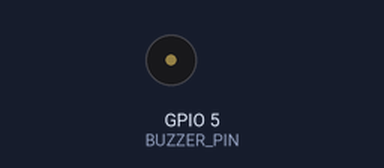
Simulated run of this sketch. Board: ESP32. Parts: buzzer (waves = sounding).

Above: at 0.1 s.
Timing chart, 0 to 1.7 s (numbered marks = the images above):
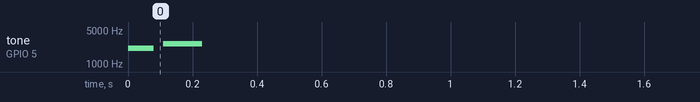

The sketch:

HeartRate_demo.ino
```cpp
// ================================

//            테스트 완료

// ================================

// ========== 예제 특징 ============

//  최종 코드입니다.

// ================================

// ======== 사용 라이브러리 =========
// MAX3010x : 1.1.2
// Adafruit_GFX : 1.12.1
// Adafruit_SSD1306 : 2.5.13
// =================================

// #include <Arduino.h>  // PlatformIO/VSCode 사용 시 권장

#include <Wire.h>
#include <Adafruit_GFX.h>
#include <Adafruit_SSD1306.h>
#include "MAX30105.h"
#include "heartRate.h"
#include "spo2_algorithm.h"

#define LED1_PIN 25
#define LED2_PIN 26

#define BTN1_PIN 36
#define BTN2_PIN 39
#define BTN3_PIN 34
#define BTN4_PIN 35

#define HEART_RATE_PIN 32
#define BUZZER_PIN 5

//  - OLED I2C 핀 (보드에 따라 변경 가능)

#define SCL_OLED_PIN 22
#define SDA_OLED_PIN 21

//  - MAX30102 센서 핀

#define I2C_SCL_PIN 17
#define I2C_SDA_PIN 16

// 예제 선택

// -사용 할 기능을 1로, 나머지는 0으로 둡니다.

#define USE_TEST_LED_BLINK 0
#define USE_TEST_BTN_INPUT 0
#define USE_TEST_OLED_DISPLAY 0
#define USE_TEST_HEART_RATE 0
#define USE_TEST_SPO_2 0
#define USE_TEST_BUZZER 1

// 각각의 예제에 대한 주기 제어

#define LED_INTERVAL_TIME_MS 500
#define BTN_INTERVAL_TIME_MS 500
#define OLED_INTERVAL_TIME_MS 200
#define BUZZER_INTERVAL_TIME_MS 500

// OLED 해상도 및 I2C통신 주소

#define OLED_SCREEN_WIDTH 128
#define OLED_SCREEN_HEIGHT 64
#define OLED_I2C_ADDR 0x3C

// 그래프 크기 및 출력 시작위치

#define GRAPH_WIDTH 120
#define GRAPH_HEIGHT 32
#define GRAPH_START_X 4
#define GRAPH_START_Y 20

#define DISTANCE 90000 // 손가락과 센서사이의 거리

#define BPM_MAX 200 // BPM 최대치
#define BPM_MIN 20  // BPM 최소치

#define SPO_MIN 70 // 산소포화도 최소치

// 변수

// 주기 제어를 위한 변수
uint32_t led_prev_time;
uint32_t btn_prev_time;

// LED ON/OFF 상태 변수
bool led_state = false;

// 심박수 관련 변수

int32_t irValue;     // 적외선으로 검출한 센서 값 저장용 변수
int32_t beatForDiff; // 심박(BPM) 계산용 변수
int32_t lastBeat;    // 심박(BPM) 계산용 변수
int16_t RealBPM;     // 계산된 심박수
uint8_t beatAvg;     // 평균 심박수

// IR 값을 기준으로 그래프 스케일링

int32_t irBuffer[120];       // IR 센서값을 저장하는 그래프 버퍼 (Raw Data)
int32_t bufferIndex = 0;     // 버퍼에서 현재 쓰고 있는 위치
int32_t currentMin = 999999; // 현재 수집 중인 최소값
int32_t currentMax = 0;      // 현재 수집 중인 최대값
int32_t displayMin = 999999; // 화면 표시용 최소값 (스케일링용)
int32_t displayMax = 0;      // 화면 표시용 최대값 (스케일링용)

// ==== 산소 측정 =============================

// 센서 설정값
uint8_t ledBrightness = 60; // Options: 0=Off to 255=50mA
uint8_t sampleAverage = 4;  // Options: 1, 2, 4, 8, 16, 32
uint8_t ledMode = 2;        // Options: 1 = Red only, 2 = Red + IR, 3 = Red + IR + Green
uint8_t sampleRate = 100;   // Options: 50, 100, 200, 400, 800, 1000, 1600, 3200
uint32_t pulseWidth = 411;  // Options: 69, 118, 215, 411
uint32_t adcRange = 4096;   // Options: 2048, 4096, 8192, 16384

uint32_t SPO2_irBuffer[100];  // 적외선 데이터 100개 저장용 배열
uint32_t SPO2_redBuffer[100]; // 빨간빛 데이터 100개 저장용 배열

// 계산 결과 저장 변수
int32_t bufferLength = 100; // 배열 크기 (100개)
int32_t spo2;               // 계산된 산소포화도 값
int8_t validSPO2;           // SPO2 값이 유효한지 여부 (1=유효, 0=무효)
int32_t heartRate;          // 계산된 심박수 값
int8_t validHeartRate;      // 심박수 값이 유효한지 여부

// ==== Buzzer ==============================
// ===== 부저 관련 상수 설명 =====
/*
 * 음표 주파수 정의:
 * NOTE_C7 = 2093Hz  // 높은 도 음
 * NOTE_E7 = 2637Hz  // 높은 미 음
 *
 * melody[] 배열:
 * - 재생할 음표들의 주파수를 순서대로 저장
 * - 0은 쉼표(무음)를 의미
 * - 현재: 도-미-쉼표 순서로 재생
 *
 * durations[] 배열:
 * - 각 음표의 재생 시간(밀리초)
 * - melody 배열과 순서가 일치해야 함
 * - 현재: 80ms-120ms-50ms
 *
 * 부저 동작 원리:
 * - tone() 함수는 지정된 주파수로 사각파를 생성
 * - 주파수가 높을수록 높은 음, 낮을수록 낮은 음
 * - noTone()으로 소리를 완전히 중지
 */

#define NOTE_C7 2093
#define NOTE_E7 2637

int melody[] = {
    NOTE_C7, NOTE_E7, 0};

int durations[] = {
    80, 120, 50};

// ======= OLED 초기화 =============
Adafruit_SSD1306 display(OLED_SCREEN_WIDTH, OLED_SCREEN_HEIGHT, &Wire1, -1);

// MAX3010x 인스턴스 생성
MAX30105 sensor;


// 함수 프로토 타입 선언

void ledBlinkInit();
void ledBlinkTask();
void btnInputInit();
void btnInputTask();
void oledDisplayInit();
void heartRateInit();
void heartRateTask();
void drawHeartRateGraph();
void SPO_Init();
void SPO_Task();
void Buzzer_Init();
void BuzzerTask();


void setup()
{

  Serial.begin(115200);
  Wire1.begin(SDA_OLED_PIN, SCL_OLED_PIN);
  Wire.begin(I2C_SDA_PIN, I2C_SCL_PIN, 100000);

  ledBlinkInit();
  btnInputInit();
  oledDisplayInit();
  heartRateInit();
  SPO_Init();
  Buzzer_Init();
}

void loop()
{

  ledBlinkTask();
  btnInputTask();
  heartRateTask();
  SPO_Task();
  BuzzerTask();
}

// ============ Custom 함수 =================

//
//////////////////////////////////////////////////////////////////////////////////////////
//

void ledBlinkInit()
{
#if USE_TEST_LED_BLINK

  pinMode(LED1_PIN, OUTPUT);
  pinMode(LED2_PIN, OUTPUT);

#endif
}

void ledBlinkTask()
{
#if USE_TEST_LED_BLINK

  if (millis() - led_prev_time >= LED_INTERVAL_TIME_MS) // 500ms마다 led1,2 토글
  {
    led_prev_time = millis(); // cpu 가동시간으로 부터 시간 측정

    led_state = !led_state;
    digitalWrite(LED1_PIN, led_state ? HIGH : LOW);
    digitalWrite(LED2_PIN, led_state ? HIGH : LOW);
  }

#endif
}

//
//////////////////////////////////////////////////////////////////////////////////////////
//

void btnInputInit()
{
#if USE_TEST_BTN_INPUT

  pinMode(BTN1_PIN, INPUT_PULLUP);
  pinMode(BTN2_PIN, INPUT_PULLUP);
  pinMode(BTN3_PIN, INPUT_PULLUP);
  pinMode(BTN4_PIN, INPUT_PULLUP);

#endif
}

void btnInputTask()
{
#if USE_TEST_BTN_INPUT

  int btn_1 = 0;
  int btn_2 = 0;
  int btn_3 = 0;
  int btn_4 = 0;

  if (millis() - btn_prev_time >= BTN_INTERVAL_TIME_MS)
  {
    btn_prev_time = millis();

    btn_1 = digitalRead(BTN1_PIN);
    btn_2 = digitalRead(BTN2_PIN);
    btn_3 = digitalRead(BTN3_PIN);
    btn_4 = digitalRead(BTN4_PIN);

    if (btn_1 == LOW)
    {
      Serial.print("BTN1 Push,");
    }
    else
    {
      Serial.print("BTN1 Pull,");
    }

    if (btn_2 == LOW)
    {
      Serial.print("BTN2 Push,");
    }
    else
    {
      Serial.print("BTN2 Pull,");
    }

    if (btn_3 == LOW)
    {
      Serial.print("BTN3 Push,");
    }
    else
    {
      Serial.print("BTN3 Pull,");
    }

    if (btn_4 == LOW)
    {
      Serial.print("BTN4 Push");
    }
    else
    {
      Serial.print("BTN4 Pull");
    }
    Serial.println(",");
  }
#endif
}

//
//////////////////////////////////////////////////////////////////////////////////////////
//

void oledDisplayInit()
{
#if USE_TEST_OLED_DISPLAY

  if (!display.begin(SSD1306_SWITCHCAPVCC, OLED_I2C_ADDR))
  {
    Serial.println(F("SSD1306 초기화 실패"));
    while (true);
  }

  display.clearDisplay();
  display.setTextSize(1);
  display.setTextColor(SSD1306_WHITE);
  display.setCursor(1, 1);
  display.println(F("OLED Test!"));
  display.display();

#endif
}

//
//////////////////////////////////////////////////////////////////////////////////////////
//

void heartRateInit()
{
#if USE_TEST_HEART_RATE

  if (!display.begin(SSD1306_SWITCHCAPVCC, OLED_I2C_ADDR))
  {
    Serial.println(F("SSD1306 초기화 실패"));
    while (true);
  }

  // MAX30105 센서 초기화 및 연결 확인
  if (!sensor.begin(Wire, I2C_SPEED_FAST))
  {
    Serial.println("MAX3010x was not found. Please check wiring/power. ");
    while (1);
  }


  Serial.println("Place your index finger on the sensor with steady pressure.");
  // 센서 설정
  sensor.setup();
  sensor.setPulseAmplitudeRed(0x0A);
  sensor.setPulseAmplitudeGreen(0);

#endif
}

void heartRateTask()
{
#if USE_TEST_HEART_RATE

  irValue = sensor.getIR(); // 적외선 센서 값 읽기 (손가락 감지 및 혈류 변화 측정)

  irBuffer[bufferIndex] = irValue; // 값을 그래프용 버퍼에 넣기

  // 최대/최소값 업데이트 (자동 스케일링용)
  if (irValue > currentMax)
  {
    currentMax = irValue;
  }
  if (irValue < currentMin && irValue > 10000)
  {
    currentMin = irValue;
  }

  // 버퍼 인덱스를 다음으로 이동 (0~119 순환)
  bufferIndex = (bufferIndex + 1) % GRAPH_WIDTH;
  // 한 바퀴 돌면 스케일 업데이트
  if (bufferIndex == 0)
  {
    displayMin = currentMin;
    displayMax = currentMax;
    currentMin = 999999;
    currentMax = 0;
  }

  // ========== 심박 감지 및 BPM 계산 ==========
  // checkForBeat(): 라이브러리 내장 함수로 심박의 피크(최고점)를 감지

  if (checkForBeat(irValue) == true)
  {
    // 심박이 감지되었을 때 실행되는 코드

    // 이전 심박과 현재 심박 사이의 시간 간격 계산 (ms)
    beatForDiff = millis() - lastBeat;
    lastBeat = millis();

    // BPM 계산: 60초 ÷ (심박간격을 초단위로 변환)
    // 예) 심박간격이 1000ms(1초)면 → 60÷1 = 60BPM
    RealBPM = 60 / (beatForDiff / 1000.0);
  }

  static uint32_t prevDisp = 0;
  if (millis() - prevDisp >= OLED_INTERVAL_TIME_MS)
  { // 100ms마다 화면 업데이트
    prevDisp = millis();

    display.clearDisplay();
    display.setTextSize(1);
    display.setTextColor(SSD1306_WHITE);

    display.setCursor(0, 0);
    display.print("BPM:");
    display.print((int)RealBPM);

    display.setCursor(0, 8);
    display.print("IR:");
    display.print(irValue / 1000);
    display.print("k");

    drawHeartRateGraph();

    display.setCursor(0, 56);
    if (irValue < DISTANCE)
    {
      display.print("NO FINGER");
    }
    else
    {
      display.print("Signal: OK");
    }

    display.display();
  }

  // 시리얼 출력
  Serial.print("IR=");
  Serial.print(irValue); // 적외선 센서 RAW 값 (손가락 접촉 확인용)
  Serial.print(", BPM=");
  Serial.print(RealBPM); // 현재 측정된 심박수

  // ========== 손가락 접촉 상태 확인 ==========
  // irValue가 100000보다 작으면 손가락이 제대로 접촉되지 않은 상태

  if (irValue < DISTANCE)
  {
    Serial.print(" No finger?");
  }
  Serial.println();

#endif
}

void drawHeartRateGraph()
{
  #if USE_TEST_HEART_RATE
  // 그래프 테두리
  display.drawRect(GRAPH_START_X - 1, GRAPH_START_Y - 1, GRAPH_WIDTH + 2, GRAPH_HEIGHT + 2, SSD1306_WHITE);

  // 스케일링 범위가 유효한 경우에만 그래프 그리기
  if (displayMax > displayMin && displayMax > 10000)
  {

    for (int i = 1; i < GRAPH_WIDTH; i++)
    {
      int currentIndex = (bufferIndex + i - 1) % GRAPH_WIDTH;
      int nextIndex = (bufferIndex + i) % GRAPH_WIDTH;

      // 자동 스케일링으로 Y 좌표 계산
      int y1 = map(irBuffer[currentIndex], displayMin, displayMax,
                   GRAPH_START_Y + GRAPH_HEIGHT - 1, GRAPH_START_Y);
      int y2 = map(irBuffer[nextIndex], displayMin, displayMax,
                   GRAPH_START_Y + GRAPH_HEIGHT - 1, GRAPH_START_Y);

      // 범위 제한
      y1 = constrain(y1, GRAPH_START_Y, GRAPH_START_Y + GRAPH_HEIGHT - 1);
      y2 = constrain(y2, GRAPH_START_Y, GRAPH_START_Y + GRAPH_HEIGHT - 1);

      // 선 그리기
      display.drawLine(GRAPH_START_X + i - 1, y1, GRAPH_START_X + i, y2, SSD1306_WHITE);
    }
  }
  #endif
}

//
//////////////////////////////////////////////////////////////////////////////////////////
//

void SPO_Init(void)
{
#if USE_TEST_SPO_2

  // OLED 시작!
  if (!display.begin(SSD1306_SWITCHCAPVCC, OLED_I2C_ADDR))
  {
    Serial.println(F("SSD1306 초기화 실패"));
    while (true);
  }

  // MAX30105 센서 초기화 및 연결 확인
  if (!sensor.begin(Wire, I2C_SPEED_FAST))
  {
    Serial.println("MAX3010x 센서를 찾을 수 없습니다. 연결을 확인 해 주십시오. ");
    while (1)
      ; // 무한루프로 프로그램 정지 (센서 연결 실패시)
  }

  Serial.println("안정적이게 손가락을 센서에 밀착해 주십시오.");

  // 조금 더 정교한 센서 설정
  sensor.setup(ledBrightness, sampleAverage, ledMode, sampleRate, pulseWidth, adcRange);

#endif
}

void SPO_Task(void)
{
#if USE_TEST_SPO_2
  // 정적 변수 (함수 호출 간에 값이 유지됨)
  static uint32_t lastRead = 0;   // 마지막으로 OLED를 업데이트한 시간
  static uint8_t idx = 0;         // 배열에 데이터를 저장할 위치
  static bool collecting = false; // 데이터 수집 중인지 여부

  sensor.check(); // 센서에 새로운 데이터가 있는지 확인

  // 데이터 수집
  if (sensor.available()) // 새로운 데이터가 준비되었다면
  {
    SPO2_redBuffer[idx] = sensor.getRed(); // 빨간빛 값 저장
    SPO2_irBuffer[idx] = sensor.getIR();   // 적외선 값 저장
    sensor.nextSample();                   // 다음 샘플로 이동

    idx++;             // 다음 배열 위치로 이동
    collecting = true; // 데이터 수집 중임을 표시

    // 100개 모이면 산소 포화도 계산
    if (idx >= bufferLength) // 배열이 가득 찼다면
    {
      // SPO2와 심박수 계산 (라이브러리 함수 사용)
      maxim_heart_rate_and_oxygen_saturation(
          SPO2_irBuffer, bufferLength, SPO2_redBuffer,
          &spo2, &validSPO2, &heartRate, &validHeartRate);
      idx = 0; // 배열 인덱스 초기화 (다시 처음부터 채우기 시작)
    }
  }

  // 200ms마다 화면 업데이트
  if (millis() - lastRead > OLED_INTERVAL_TIME_MS)
  {
    lastRead = millis();

    display.clearDisplay();
    display.setTextSize(2);
    display.setTextColor(SSD1306_WHITE);
    display.setCursor(10, 10);

    uint32_t ir = sensor.getIR();
    if (ir > DISTANCE && collecting)
    {
      display.print("SPO2: ");
      if (validSPO2 && spo2 > SPO_MIN)
      {
        display.print(spo2);
      }
      else
      {
        display.print("--");
      }
    }
    else
    {
      // 손가락이 감지되지 않았을때
      display.print("Put !!");
    }

    display.display();
  }
  if (validSPO2) // 유효한 값일때 계산된 산소포화도 시리얼 출력!
  {
    Serial.print("SPO2: ");
    Serial.print(spo2);
    Serial.println("%");
  }
#endif
}

//
//////////////////////////////////////////////////////////////////////////////////////////
//

void Buzzer_Init(void)
{
#if USE_TEST_BUZZER
  // 부저를 제어하기 위해 BUZZER_PIN(5번 핀)을 출력으로 설정
  pinMode(BUZZER_PIN, OUTPUT);

  // 초기화 시 환영 멜로디 재생
  // 프로그램이 시작될 때 한 번만 멜로디를 재생합니다

  for (int i = 0; i < sizeof(melody) / sizeof(melody[0]); i++)
  {
    int note = melody[i]; // 현재 재생할 음표 가져오기

    if (note == 0) // 0은 쉼표(무음)를 의미
    {
      noTone(BUZZER_PIN); // 부저 소리 중지 (쉬기)
    }
    else // 실제 음표인 경우
    {
      // tone(핀번호, 주파수, 지속시간)
      // 지정된 주파수로 지정된 시간만큼 소리 재생
      tone(BUZZER_PIN, note, durations[i]);
    }
    // 음표 재생 후 짧은 여백 시간 추가
    // 각 음표 사이에 30ms의 간격을 둬서 음이 구분되도록 함
    delay(durations[i] + 30);
  }
  // 멜로디 재생 완료 후 부저 완전히 끄기
  noTone(BUZZER_PIN); // 모든 소리 중지
#endif
}

void BuzzerTask()
{
#if USE_TEST_BUZZER

  // ===== 주기적 실행을 위한 타이머 =====
  // static 변수는 함수가 끝나도 값이 유지됩니다
  static uint32_t prev_time = millis();

  // ===== 지정된 주기마다 실행 (현재 500ms) =====
  if (millis() - prev_time >= BUZZER_INTERVAL_TIME_MS)
  {
    prev_time = millis(); // 현재 시간을 기록


    // ===== 여기에 주기적으로 실행할 부저 코드 작성 =====
    // 현재는 비어있음 - 필요시 추가 기능 구현 가능
    // 예: 특정 조건에서 경고음 재생, 버튼 눌림 시 소리 등

    // 예시: 주기적으로 경고음 재생하고 싶다면
    // tone(BUZZER_PIN, 1000, 100);  // 1000Hz로 100ms 동안 소리
  }
#endif
}
```
